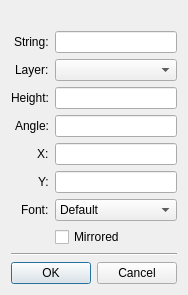
<?xml version="1.0" encoding="UTF-8"?>
<ui version="4.0">
 <class>dlg_string</class>
 <widget class="QDialog" name="dlg_string">
  <property name="geometry">
   <rect>
    <x>0</x>
    <y>0</y>
    <width>213</width>
    <height>384</height>
   </rect>
  </property>
  <property name="windowTitle">
   <string>Dialog</string>
  </property>
  <layout class="QVBoxLayout" name="verticalLayout">
   <property name="sizeConstraint">
    <enum>QLayout::SetFixedSize</enum>
   </property>
   <item>
    <widget class="QLabel" name="label">
     <property name="text">
      <string/>
     </property>
     <property name="pixmap">
      <pixmap resource="xeda.qrc">:/via/via.png</pixmap>
     </property>
     <property name="alignment">
      <set>Qt::AlignCenter</set>
     </property>
    </widget>
   </item>
   <item>
    <layout class="QFormLayout" name="formLayout">
     <property name="labelAlignment">
      <set>Qt::AlignRight|Qt::AlignTrailing|Qt::AlignVCenter</set>
     </property>
     <item row="0" column="0">
      <widget class="QLabel" name="label_2">
       <property name="text">
        <string>String:</string>
       </property>
      </widget>
     </item>
     <item row="1" column="0">
      <widget class="QLabel" name="label_3">
       <property name="text">
        <string>Layer:</string>
       </property>
      </widget>
     </item>
     <item row="2" column="0">
      <widget class="QLabel" name="label_4">
       <property name="text">
        <string>Height:</string>
       </property>
      </widget>
     </item>
     <item row="0" column="1">
      <widget class="QLineEdit" name="edt_string"/>
     </item>
     <item row="1" column="1">
      <widget class="QComboBox" name="sel_layer"/>
     </item>
     <item row="2" column="1">
      <widget class="DimEdit" name="edt_height"/>
     </item>
     <item row="3" column="0">
      <widget class="QLabel" name="label_5">
       <property name="text">
        <string>Angle:</string>
       </property>
      </widget>
     </item>
     <item row="3" column="1">
      <widget class="QLineEdit" name="edt_angle"/>
     </item>
     <item row="4" column="0">
      <widget class="QLabel" name="label_6">
       <property name="text">
        <string>X:</string>
       </property>
      </widget>
     </item>
     <item row="5" column="0">
      <widget class="QLabel" name="label_7">
       <property name="text">
        <string>Y:</string>
       </property>
      </widget>
     </item>
     <item row="4" column="1">
      <widget class="DimEdit" name="edt_x"/>
     </item>
     <item row="5" column="1">
      <widget class="DimEdit" name="edt_y"/>
     </item>
     <item row="7" column="1">
      <widget class="QCheckBox" name="chk_mirror">
       <property name="text">
        <string>Mirrored</string>
       </property>
      </widget>
     </item>
     <item row="6" column="0">
      <widget class="QLabel" name="label_9">
       <property name="text">
        <string>Font:</string>
       </property>
      </widget>
     </item>
     <item row="6" column="1">
      <widget class="QComboBox" name="sel_font">
       <item>
        <property name="text">
         <string>Default</string>
        </property>
       </item>
      </widget>
     </item>
    </layout>
   </item>
   <item>
    <widget class="Line" name="line">
     <property name="orientation">
      <enum>Qt::Horizontal</enum>
     </property>
    </widget>
   </item>
   <item>
    <widget class="QDialogButtonBox" name="buttonBox">
     <property name="standardButtons">
      <set>QDialogButtonBox::Cancel|QDialogButtonBox::Ok</set>
     </property>
    </widget>
   </item>
  </layout>
 </widget>
 <customwidgets>
  <customwidget>
   <class>DimEdit</class>
   <extends>QLineEdit</extends>
   <header>dimedit</header>
  </customwidget>
 </customwidgets>
 <tabstops>
  <tabstop>edt_string</tabstop>
  <tabstop>sel_layer</tabstop>
  <tabstop>edt_height</tabstop>
  <tabstop>edt_angle</tabstop>
  <tabstop>edt_x</tabstop>
  <tabstop>edt_y</tabstop>
  <tabstop>sel_font</tabstop>
  <tabstop>chk_mirror</tabstop>
  <tabstop>buttonBox</tabstop>
 </tabstops>
 <resources>
  <include location="xeda.qrc"/>
 </resources>
 <connections>
  <connection>
   <sender>buttonBox</sender>
   <signal>rejected()</signal>
   <receiver>dlg_string</receiver>
   <slot>reject()</slot>
   <hints>
    <hint type="sourcelabel">
     <x>152</x>
     <y>368</y>
    </hint>
    <hint type="destinationlabel">
     <x>5</x>
     <y>365</y>
    </hint>
   </hints>
  </connection>
  <connection>
   <sender>buttonBox</sender>
   <signal>accepted()</signal>
   <receiver>dlg_string</receiver>
   <slot>accept()</slot>
   <hints>
    <hint type="sourcelabel">
     <x>89</x>
     <y>361</y>
    </hint>
    <hint type="destinationlabel">
     <x>3</x>
     <y>346</y>
    </hint>
   </hints>
  </connection>
 </connections>
</ui>
